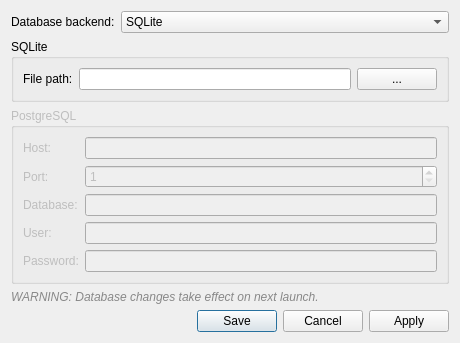
<?xml version="1.0" encoding="UTF-8"?>
<ui version="4.0">
 <class>SettingsDialog</class>
 <widget class="QDialog" name="SettingsDialog">
  <property name="geometry">
   <rect><x>0</x><y>0</y><width>460</width><height>280</height></rect>
  </property>
  <property name="windowTitle"><string>Settings</string></property>
  <layout class="QVBoxLayout" name="verticalLayout">
   <item>
    <layout class="QFormLayout" name="backend_form">
     <item row="0" column="0"><widget class="QLabel"><property name="text"><string>Database backend:</string></property></widget></item>
     <item row="0" column="1">
      <widget class="QComboBox" name="backend_combo">
       <property name="whatsThis"><string>Where session and participant data is stored. SQLite is a single local file (no setup, good for one machine); PostgreSQL is a shared server (use when several machines write to one database).</string></property>
       <item><property name="text"><string>SQLite</string></property></item>
       <item><property name="text"><string>PostgreSQL</string></property></item>
      </widget>
     </item>
    </layout>
   </item>
   <!-- SQLite group -->
   <item>
    <widget class="QGroupBox" name="sqlite_group">
     <property name="title"><string>SQLite</string></property>
     <layout class="QFormLayout" name="sqlite_form">
      <item row="0" column="0"><widget class="QLabel"><property name="text"><string>File path:</string></property></widget></item>
      <item row="0" column="1">
       <layout class="QHBoxLayout">
        <item><widget class="QLineEdit" name="db_path_edit"><property name="whatsThis"><string>Path to the SQLite database file. Created if it does not exist; back this file up to keep your data.</string></property></widget></item>
        <item><widget class="QPushButton" name="browse_btn"><property name="whatsThis"><string>Browse for the SQLite file location.</string></property><property name="text"><string>...</string></property><property name="maximumWidth"><number>32</number></property></widget></item>
       </layout>
      </item>
     </layout>
    </widget>
   </item>
   <!-- PostgreSQL group -->
   <item>
    <widget class="QGroupBox" name="pg_group">
     <property name="title"><string>PostgreSQL</string></property>
     <property name="whatsThis"><string>Connection details for a shared PostgreSQL server. Enabled only when the backend above is set to PostgreSQL.</string></property>
     <property name="enabled"><bool>false</bool></property>
     <layout class="QFormLayout" name="pg_form">
      <item row="0" column="0"><widget class="QLabel"><property name="text"><string>Host:</string></property></widget></item>
      <item row="0" column="1"><widget class="QLineEdit" name="pg_host_edit"/></item>
      <item row="1" column="0"><widget class="QLabel"><property name="text"><string>Port:</string></property></widget></item>
      <item row="1" column="1"><widget class="QSpinBox" name="pg_port_spin"><property name="minimum"><number>1</number></property><property name="maximum"><number>65535</number></property></widget></item>
      <item row="2" column="0"><widget class="QLabel"><property name="text"><string>Database:</string></property></widget></item>
      <item row="2" column="1"><widget class="QLineEdit" name="pg_name_edit"/></item>
      <item row="3" column="0"><widget class="QLabel"><property name="text"><string>User:</string></property></widget></item>
      <item row="3" column="1"><widget class="QLineEdit" name="pg_user_edit"/></item>
      <item row="4" column="0"><widget class="QLabel"><property name="text"><string>Password:</string></property></widget></item>
      <item row="4" column="1"><widget class="QLineEdit" name="pg_password_edit"><property name="echoMode"><enum>QLineEdit::Password</enum></property></widget></item>
     </layout>
    </widget>
   </item>
   <item>
    <widget class="QLabel" name="db_restart_label">
     <property name="text"><string>WARNING: Database changes take effect on next launch.</string></property>
     <property name="styleSheet"><string>color: #888888; font-style: italic;</string></property>
    </widget>
   </item>
   <item>
    <widget class="QDialogButtonBox" name="button_box">
     <property name="standardButtons"><set>QDialogButtonBox::Apply|QDialogButtonBox::Cancel|QDialogButtonBox::Save</set></property>
    </widget>
   </item>
  </layout>
 </widget>
 <resources/>
 <connections/>
</ui>
